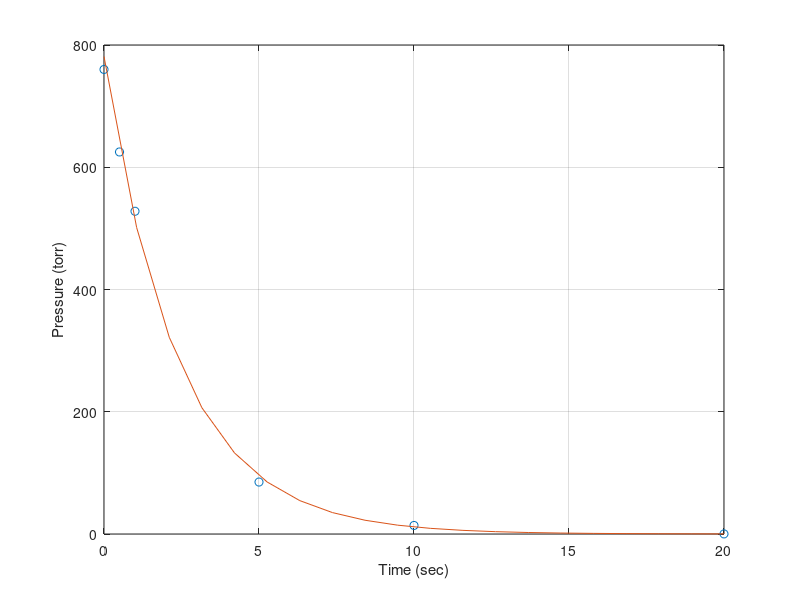

Here is the MATLAB script that generated this plot:
% EXPFIT: Exponential curve fit example
% For the  following data for (t,p) fit an exponential curve
% p = p0*exp(-t/tau).
% The problem is solved by taking log and then using a linear
% fit (1st order polynomial

% original data

t = [0 0.5 1 5 10 20] ;
p = [760 625 528 85 14 0.16] ;

% prepare new data for linear fit
tbar = t ;
% no change in t is required
pbar = log(p) ;

% Fit a 1st order polynomial through (tbar,pbar)
a = polyfit(tbar,pbar,1) ;
% the outpput is a = [a1 a0]

% Evaluate constants p0 and tau
p0 = exp(a(2)) ;
% since a(2) = a0 = log(p0) 
tau = -1/a(1) ;
% since a1 = -1/tau

% (a) plot the new curve and the data on linear scale
tnew = linspace(0,20,20) ;
% create more refined t
pnew = p0*exp(-tnew/tau) ;
% evaluate p at new t
plot(t,p,'o',tnew,pnew) , grid
xlabel('Time (sec)') , ylabel('Pressure (torr)')


% (b) plot the new curve and the data on semilog scale

%lpnew = exp(polyval(a,tnew)) ;
%semilogy(t,p,'o',tnew,lpnew) , grid
%xlabel('Time (sec)') , ylabel('Pressure (torr)')
